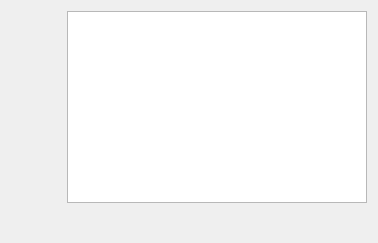
                <widget class="QFrame" name="selectionViewFrame">
                 <property name="sizePolicy">
                  <sizepolicy hsizetype="Preferred" vsizetype="Expanding">
                   <horstretch>0</horstretch>
                   <verstretch>0</verstretch>
                  </sizepolicy>
                 </property>
                 <property name="minimumSize">
                  <size>
                   <width>350</width>
                   <height>200</height>
                  </size>
                 </property>
                 <property name="frameShape">
                  <enum>QFrame::NoFrame</enum>
                 </property>
                 <property name="frameShadow">
                  <enum>QFrame::Raised</enum>
                 </property>
                 <layout class="QGridLayout" name="gridLayout_7">
                  <item row="0" column="0" rowspan="2">
                   <widget class="QFrame" name="selectArrowsFrame">
                    <property name="sizePolicy">
                     <sizepolicy hsizetype="Fixed" vsizetype="Expanding">
                      <horstretch>0</horstretch>
                      <verstretch>0</verstretch>
                     </sizepolicy>
                    </property>
                    <property name="minimumSize">
                     <size>
                      <width>50</width>
                      <height>0</height>
                     </size>
                    </property>
                    <property name="frameShape">
                     <enum>QFrame::NoFrame</enum>
                    </property>
                    <property name="frameShadow">
                     <enum>QFrame::Raised</enum>
                    </property>
                    <layout class="QVBoxLayout" name="verticalLayout_5">
                     <item>
                      <widget class="QToolButton" name="selectionUp">
                       <property name="sizePolicy">
                        <sizepolicy hsizetype="Fixed" vsizetype="Fixed">
                         <horstretch>0</horstretch>
                         <verstretch>0</verstretch>
                        </sizepolicy>
                       </property>
                       <property name="minimumSize">
                        <size>
                         <width>25</width>
                         <height>25</height>
                        </size>
                       </property>
                       <property name="toolTip">
                        <string>Upgrade selection</string>
                       </property>
                       <property name="text">
                        <string/>
                       </property>
                       <property name="icon">
                        <iconset resource="../BioDispersal/resources.qrc">
                         <normaloff>:/plugins/BioDispersal/icons/up-arrow.png</normaloff>:/plugins/BioDispersal/icons/up-arrow.png</iconset>
                       </property>
                       <property name="autoRaise">
                        <bool>true</bool>
                       </property>
                      </widget>
                     </item>
                     <item>
                      <widget class="QToolButton" name="selectionDown">
                       <property name="sizePolicy">
                        <sizepolicy hsizetype="Fixed" vsizetype="Fixed">
                         <horstretch>0</horstretch>
                         <verstretch>0</verstretch>
                        </sizepolicy>
                       </property>
                       <property name="minimumSize">
                        <size>
                         <width>25</width>
                         <height>25</height>
                        </size>
                       </property>
                       <property name="toolTip">
                        <string>Downgrade selection</string>
                       </property>
                       <property name="text">
                        <string/>
                       </property>
                       <property name="icon">
                        <iconset resource="../BioDispersal/resources.qrc">
                         <normaloff>:/plugins/BioDispersal/icons/down-arrow.png</normaloff>:/plugins/BioDispersal/icons/down-arrow.png</iconset>
                       </property>
                       <property name="autoRaise">
                        <bool>true</bool>
                       </property>
                      </widget>
                     </item>
                    </layout>
                   </widget>
                  </item>
                  <item row="0" column="1">
                   <widget class="QTableView" name="selectionView">
                    <property name="sizePolicy">
                     <sizepolicy hsizetype="Expanding" vsizetype="Expanding">
                      <horstretch>0</horstretch>
                      <verstretch>0</verstretch>
                     </sizepolicy>
                    </property>
                    <property name="minimumSize">
                     <size>
                      <width>300</width>
                      <height>100</height>
                     </size>
                    </property>
                    <property name="alternatingRowColors">
                     <bool>true</bool>
                    </property>
                    <property name="selectionBehavior">
                     <enum>QAbstractItemView::SelectRows</enum>
                    </property>
                    <property name="sortingEnabled">
                     <bool>true</bool>
                    </property>
                   </widget>
                  </item>
                  <item row="1" column="1">
                   <widget class="QToolButton" name="selectionRemove">
                    <property name="sizePolicy">
                     <sizepolicy hsizetype="Fixed" vsizetype="Fixed">
                      <horstretch>0</horstretch>
                      <verstretch>0</verstretch>
                     </sizepolicy>
                    </property>
                    <property name="toolTip">
                     <string>Delete selected lines</string>
                    </property>
                    <property name="text">
                     <string/>
                    </property>
                    <property name="icon">
                     <iconset resource="../BioDispersal/resources.qrc">
                      <normaloff>:/plugins/BioDispersal/icons/mActionDeleteSelected.svg</normaloff>:/plugins/BioDispersal/icons/mActionDeleteSelected.svg</iconset>
                    </property>
                    <property name="autoRaise">
                     <bool>true</bool>
                    </property>
                   </widget>
                  </item>
                 </layout>
                </widget>
